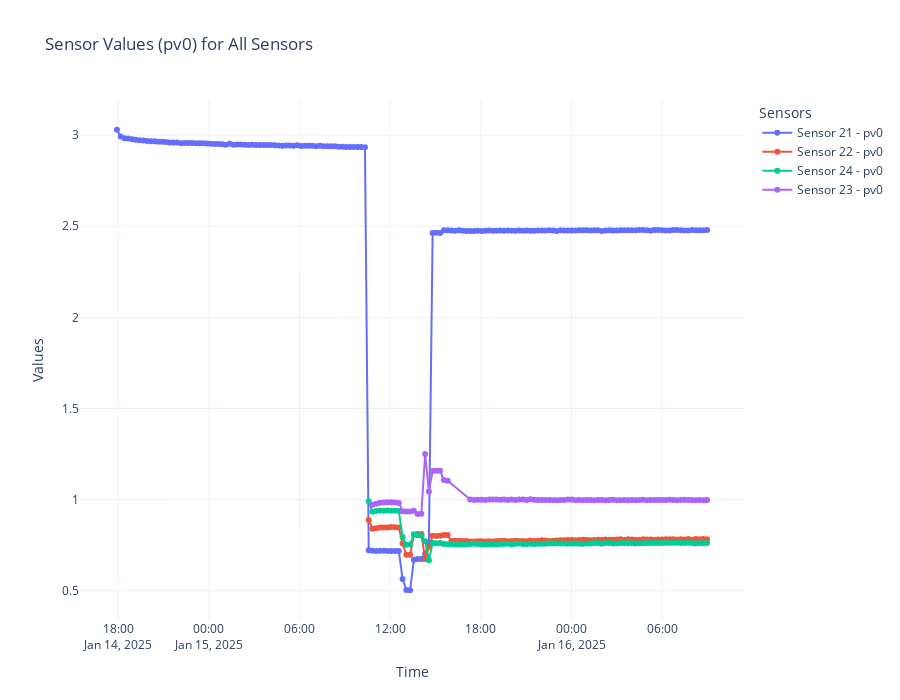

Notebook code cell kept with this figure:
### Code cell
# Create a Plotly figure for pv0
fig_pv0 = go.Figure()

# Iterate over each sensor
sensors = df['sensor'].unique()
for sensor in sensors:
    # Filter data for the current sensor
    sensor_data = df[df['sensor'] == sensor]

    # Add pv0 line for the sensor
    fig_pv0.add_trace(go.Scatter(
        x=sensor_data['time'],
        y=sensor_data['pv0'],
        mode='lines+markers',
        name=f"Sensor {sensor} - pv0"
    ))

# Update layout
fig_pv0.update_layout(
    title="Sensor Values (pv0) for All Sensors",
    xaxis_title="Time",
    yaxis_title="Values",
    legend_title="Sensors",
    template="plotly_white",
    height=700
)

# Show the plot
fig_pv0.show()
